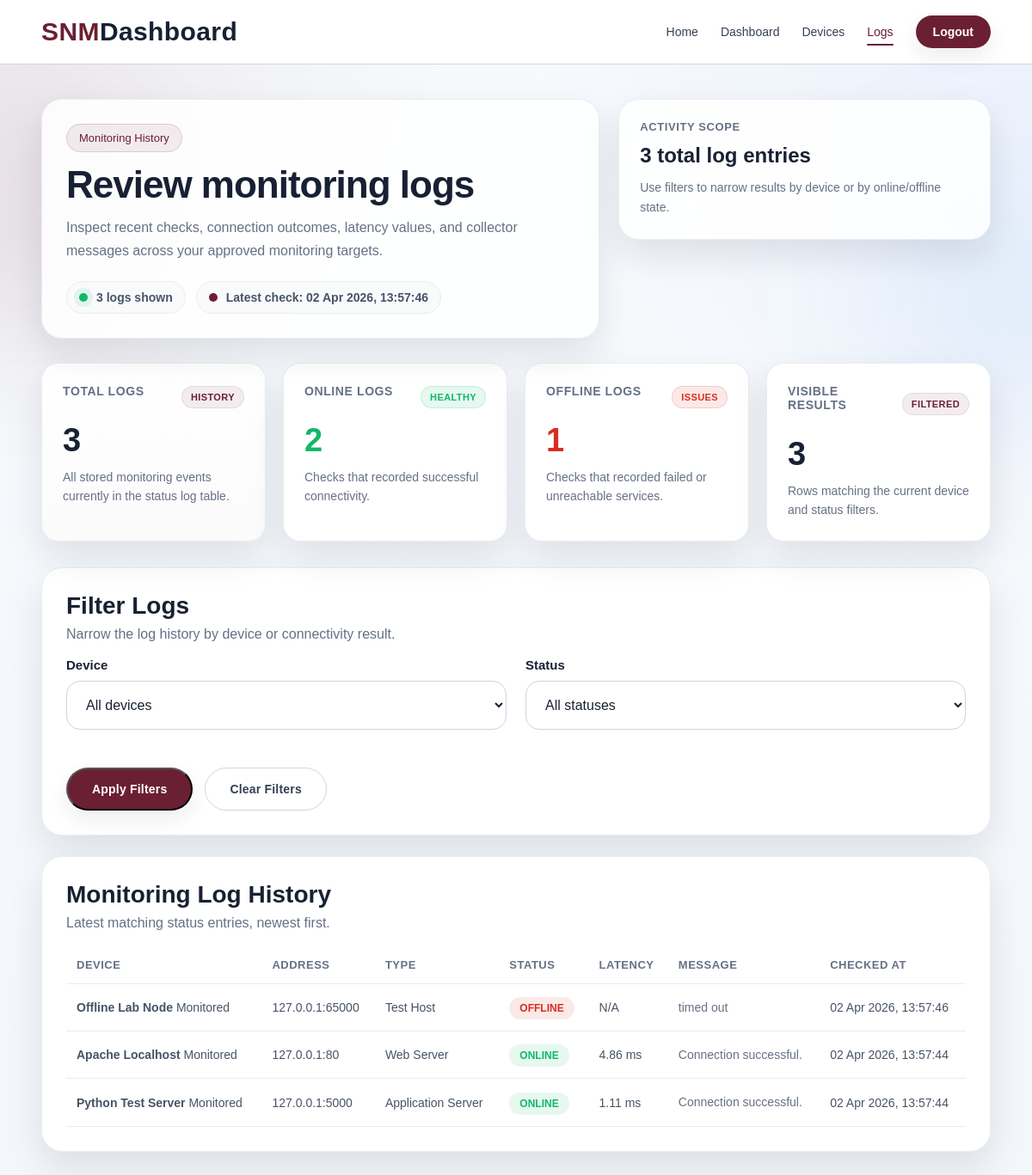
/logs.php (signed in), run on the app's committed database.
### tables this page shows
CREATE TABLE `status_logs` (
  `id` int(11) NOT NULL,
  `device_id` int(11) NOT NULL,
  `status` enum('online','offline') NOT NULL,
  `latency_ms` decimal(10,2) DEFAULT NULL,
  `message` varchar(255) DEFAULT NULL,
  `checked_at` timestamp NOT NULL DEFAULT current_timestamp()
);

CREATE TABLE `devices` (
  `id` int(11) NOT NULL,
  `device_name` varchar(100) NOT NULL,
  `ip_address` varchar(45) NOT NULL,
  `port` int(11) NOT NULL,
  `device_type` varchar(50) DEFAULT 'Unknown',
  `notes` text DEFAULT NULL,
  `is_active` tinyint(1) DEFAULT 1,
  `created_at` timestamp NOT NULL DEFAULT current_timestamp()
);

### logs.php (the view, shortened to what this page needs)
<?php
require 'database.php';
$total_logs = 0;
$online_log_count = 0;
$latest_log_time = 'No logs recorded yet';
$count_result = $conn->query("SELECT COUNT(*) AS total FROM status_logs");
if ($count_result) {
    $row = $count_result->fetch_assoc();
    $total_logs = (int) $row['total'];
}
$online_count_result = $conn->query("SELECT COUNT(*) AS total FROM status_logs WHERE status = 'online'");
if ($online_count_result) {
    $row = $online_count_result->fetch_assoc();
    $online_log_count = (int) $row['total'];
}
$offline_log_count = $total_logs - $online_log_count;
$latest_result = $conn->query("SELECT MAX(checked_at) AS latest_check FROM status_logs");
if ($latest_result) {
    $row = $latest_result->fetch_assoc();
    if (!empty($row['latest_check'])) {
        $latest_log_time = date('d M Y, H:i:s', strtotime($row['latest_check']));
    }
}
$sql = "
    SELECT
        sl.id,
        sl.device_id,
        sl.status,
        sl.latency_ms,
        sl.message,
        sl.checked_at,
        d.device_name,
        d.ip_address,
        d.port,
        d.device_type,
        d.is_active
    FROM status_logs sl
    INNER JOIN devices d ON sl.device_id = d.id
    WHERE 1 = 1
";
$sql .= " ORDER BY sl.checked_at DESC LIMIT 250";
$logs = [];
$stmt = $conn->prepare($sql);
if ($stmt) {
    $stmt->execute();
    $result = $stmt->get_result();
    if ($result) {
        while ($row = $result->fetch_assoc()) {
            $logs[] = $row;
        }
    }
}
$filtered_count = count($logs);
?>
<!DOCTYPE html>
<html lang="en">
<head>
    <link rel="stylesheet" href="style.css">
</head>
<body>
<section class="dashboard-page dashboard-page-enhanced">
    <div class="dashboard-bg-orb dashboard-bg-orb-two"></div>
    <nav class="navbar dashboard-nav">
        <div class="nav-shell">
            <div class="logo">SNM<span>Dashboard</span></div>
            <div class="nav-links">
                <a href="index.php">Home</a>
                <a href="dashboard.php">Dashboard</a>
                <a href="devices.php">Devices</a>
                <a href="logs.php" class="active-link">Logs</a>
                <form method="POST" action="logout.php" class="logout-form">
                    <button type="submit" class="nav-button logout-button">Logout</button>
                </form>
            </div>
        </div>
    </nav>
    <div class="dashboard-container">
        <div class="dashboard-hero-panel">
            <div class="dashboard-hero-copy">
                <p class="dashboard-tag">Monitoring History</p>
                <h1>Review monitoring logs</h1>
                <p class="dashboard-subtext">
                    Inspect recent checks, connection outcomes, latency values, and collector messages across your approved monitoring targets.
                </p>
                <div class="dashboard-hero-meta">
                    <div class="meta-chip">
                        <span class="meta-dot meta-dot-live"></span>
                        <span><?php echo $filtered_count; ?> logs shown</span>
                    </div>
                    <div class="meta-chip">
                        <span class="meta-dot"></span>
                        <span>Latest check: <?php echo htmlspecialchars($latest_log_time); ?></span>
                    </div>
                </div>
            </div>
            <div class="dashboard-hero-side">
                <div class="hero-side-card">
                    <span class="hero-side-label">Activity Scope</span>
                    <strong><?php echo $total_logs; ?> total log entries</strong>
                    <p>Use filters to narrow results by device or by online/offline state.</p>
                </div>
            </div>
        </div>
        <div class="summary-grid summary-grid-enhanced">
            <div class="summary-card summary-card-primary">
                <div class="summary-card-top">
                    <h3>Total Logs</h3>
                    <span class="summary-pill">History</span>
                </div>
                <div class="summary-number"><?php echo $total_logs; ?></div>
                <p>All stored monitoring events currently in the status log table.</p>
            </div>
            <div class="summary-card">
                <div class="summary-card-top">
                    <h3>Online Logs</h3>
                    <span class="summary-pill success-pill">Healthy</span>
                </div>
                <div class="summary-number status-online-text"><?php echo $online_log_count; ?></div>
                <p>Checks that recorded successful connectivity.</p>
            </div>
            <div class="summary-card">
                <div class="summary-card-top">
                    <h3>Offline Logs</h3>
                    <span class="summary-pill danger-pill">Issues</span>
                </div>
                <div class="summary-number status-offline-text"><?php echo $offline_log_count; ?></div>
                <p>Checks that recorded failed or unreachable services.</p>
            </div>
            <div class="summary-card">
                <div class="summary-card-top">
                    <h3>Visible Results</h3>
                    <span class="summary-pill">Filtered</span>
                </div>
                <div class="summary-number"><?php echo $filtered_count; ?></div>
                <p>Rows matching the current device and status filters.</p>
            </div>
        </div>
        <div class="dashboard-panel filter-panel">
            <div class="panel-header">
                <h2>Filter Logs</h2>
                <p>Narrow the log history by device or connectivity result.</p>
            </div>
            <form method="GET" action="logs.php" class="logs-filter-form">
                <div class="filter-grid">
                    <div class="form-group">
                        <label for="device_id">Device</label>
                        <select id="device_id" name="device_id" class="form-select">
                            <option value="0">All devices</option>
                        </select>
                    </div>
                    <div class="form-group">
                        <label for="status">Status</label>
                        <select id="status" name="status" class="form-select">
                            <option value="">All statuses</option>
                        </select>
                    </div>
                </div>
                <div class="form-actions">
                    <button type="submit" class="btn-primary">Apply Filters</button>
                    <a href="logs.php" class="btn-secondary">Clear Filters</a>
                </div>
            </form>
        </div>
        <div class="dashboard-panel dashboard-panel-large">
            <div class="panel-header panel-header-row">
                <div>
                    <h2>Monitoring Log History</h2>
                    <p>Latest matching status entries, newest first.</p>
                </div>
            </div>
            <?php if (!empty($logs)): ?>
                <div class="table-wrapper">
                    <table class="dashboard-table logs-table">
                        <thead>
                            <tr>
                                <th>Device</th>
                                <th>Address</th>
                                <th>Type</th>
                                <th>Status</th>
                                <th>Latency</th>
                                <th>Message</th>
                                <th>Checked At</th>
                            </tr>
                        </thead>
                        <tbody>
                            <?php foreach ($logs as $log): ?>
                                <tr>
                                    <td>
                                        <div class="device-name-cell">
                                            <strong><?php echo htmlspecialchars($log['device_name']); ?></strong>
                                            <span>
                                                <?php echo (int)$log['is_active'] === 1 ? 'Monitored' : 'Currently inactive'; ?>
                                            </span>
                                        </div>
                                    </td>
                                    <td>
                                        <?php echo htmlspecialchars($log['ip_address']) . ':' . htmlspecialchars($log['port']); ?>
                                    </td>
                                    <td>
                                        <?php echo htmlspecialchars($log['device_type'] ?? 'Unknown'); ?>
                                    </td>
                                    <td>
                                        <?php if ($log['status'] === 'online'): ?>
                                            <span class="badge online">ONLINE</span>
                                        <?php else: ?>
                                            <span class="badge offline">OFFLINE</span>
                                        <?php endif; ?>
                                    </td>
                                    <td>
                                        <?php echo $log['latency_ms'] !== null ? htmlspecialchars($log['latency_ms']) . ' ms' : 'N/A'; ?>
                                    </td>
                                    <td>
                                        <span class="log-message">
                                            <?php echo !empty($log['message']) ? htmlspecialchars($log['message']) : 'No message recorded'; ?>
                                        </span>
                                    </td>
                                    <td>
                                        <?php echo htmlspecialchars(date('d M Y, H:i:s', strtotime($log['checked_at']))); ?>
                                    </td>
                                </tr>
                            <?php endforeach; ?>
                        </tbody>
                    </table>
                </div>
            <?php endif; ?>
        </div>
    </div>
</section>
</body>
</html>

### data on the page
status_logs: device.device_name "Offline Lab Node", device.ip_address "127.0.0.1", device.port "65000", device.device_type "Test Host", status "OFFLINE", shows "N/A", message "timed out", checked_at "02 Apr 2026, 13:57:46"
status_logs: device.device_name "Apache Localhost", device.ip_address "127.0.0.1", device.port "80", device.device_type "Web Server", status "ONLINE", latency_ms "4.86", message "Connection successful.", checked_at "02 Apr 2026, 13:57:44"
status_logs: device.device_name "Python Test Server", device.ip_address "127.0.0.1", device.port "5000", device.device_type "Application Server", status "ONLINE", latency_ms "1.11", message "Connection successful.", checked_at "02 Apr 2026, 13:57:44"

### other printed values
$filtered_count "3"
$latest_log_time "02 Apr 2026, 13:57:46"
$total_logs "3"
$online_log_count "2"
$offline_log_count "1"
